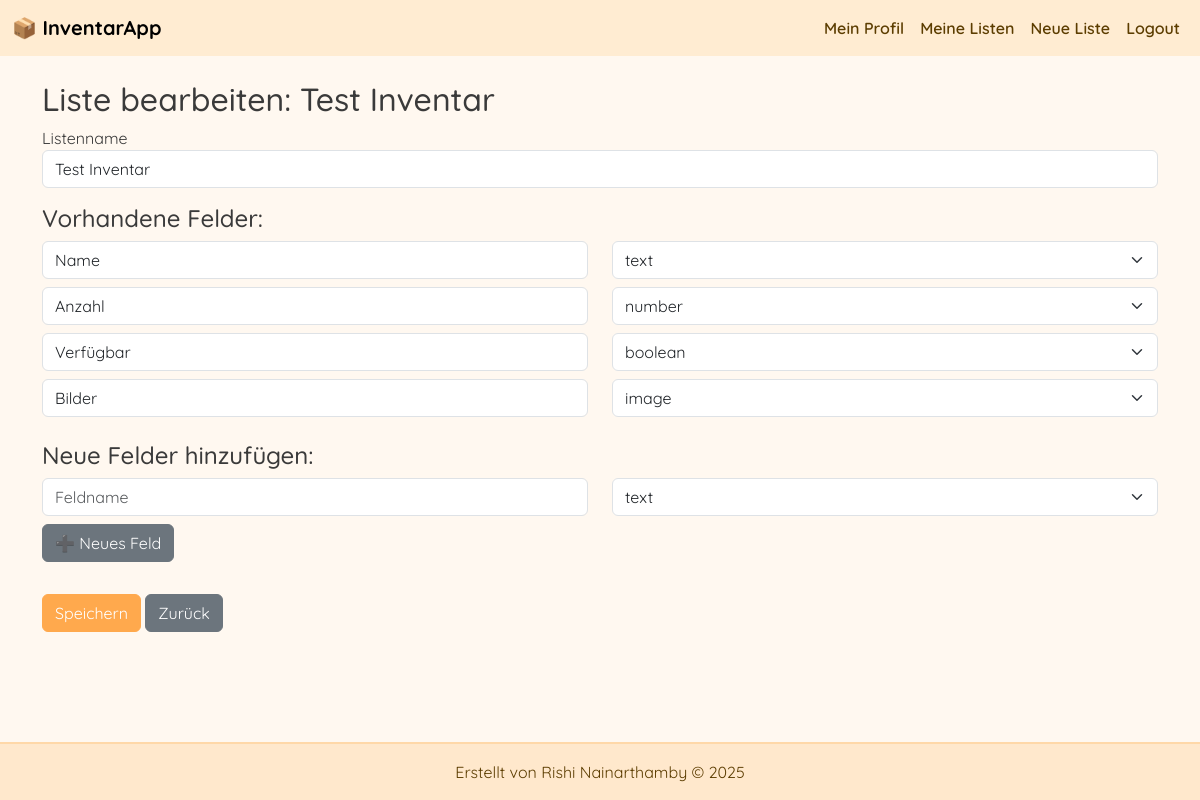
The page /inventory/edit/1 (signed in) on the database its author committed.
### app/models.py (models this page shows)
class InventoryList(db.Model):
    id = db.Column(db.Integer, primary_key=True)
    name = db.Column(db.String(128), nullable=False)
    user_id = db.Column(db.Integer, db.ForeignKey('user.id'), nullable=False)
    created_at = db.Column(db.DateTime, default=datetime.utcnow)
    fields = db.relationship("InventoryField", backref="inventory_list", cascade="all, delete", lazy=True)
    items = db.relationship("InventoryItem", backref="inventory_list", cascade="all, delete", lazy=True)

class InventoryField(db.Model):
    id = db.Column(db.Integer, primary_key=True)
    list_id = db.Column(db.Integer, db.ForeignKey("inventory_list.id"), nullable=False)
    name = db.Column(db.String(100), nullable=False)
    field_type = db.Column(db.String(20), nullable=False)  # text, number, image, boolean

### app/routes/inventory.py (the view, shortened to what this page needs)
@bp.route("/edit/<int:list_id>", methods=["GET", "POST"])
@login_required
def edit_list(list_id):
    inv_list = InventoryList.query.get_or_404(list_id)
    if inv_list.user_id != current_user.id:
        flash("Zugriff verweigert", "danger")
        return redirect(url_for("inventory.dashboard"))
    return render_template("edit_list.html", inv_list=inv_list)

### app/__init__.py (called while the page is built)
def create_app():
    app = Flask(__name__)
    app.config.from_object("config.Config")
    db.init_app(app)
    migrate.init_app(app, db)
    login_manager.init_app(app)
    login_manager.login_view = "auth.login"
    from .routes import auth, inventory, profile, api, main
    app.register_blueprint(auth.bp)
    app.register_blueprint(inventory.bp)
    app.register_blueprint(profile.bp)
    app.register_blueprint(api.bp)
    app.register_blueprint(main.bp)
    from app.models import User
    @login_manager.user_loader
    def load_user(user_id):
        return User.query.get(int(user_id))
    from datetime import datetime
    @app.context_processor
    def inject_now():
        return {'now': datetime.utcnow}
    return app

### app/templates/edit_list.html (shortened to what this page needs)
{% extends "base.html" %}
{% block content %}
<h2>Liste bearbeiten: {{ inv_list.name }}</h2>
<form method="POST">
    <div class="mb-3">
        <label>Listenname</label>
        <input type="text" name="list_name" class="form-control" value="{{ inv_list.name }}">
    </div>
    <h4>Vorhandene Felder:</h4>
    {% for field in inv_list.fields %}
    <div class="row mb-2">
        <div class="col">
            <input type="text" name="field_name_{{ field.id }}" value="{{ field.name }}" class="form-control">
        </div>
        <div class="col">
            <select name="field_type_{{ field.id }}" class="form-select">
                {% for t in ['text', 'number', 'boolean', 'image'] %}
                <option value="{{ t }}" {% if field.field_type == t %}selected{% endif %}>{{ t }}</option>
                {% endfor %}
            </select>
        </div>
    </div>
    {% endfor %}
    <h4 class="mt-4">Neue Felder hinzufügen:</h4>
    <div id="new-fields">
        <div class="row mb-2">
            <div class="col">
                <input type="text" name="new_field_name[]" placeholder="Feldname" class="form-control">
            </div>
            <div class="col">
                <select name="new_field_type[]" class="form-select">
                    <option value="text">text</option>
                </select>
            </div>
        </div>
    </div>
    <button type="button" class="btn btn-secondary mb-3" onclick="addField()">➕ Neues Feld</button>
    <div class="mt-3">
        <button type="submit" class="btn btn-primary">Speichern</button>
        <a href="{{ url_for('inventory.dashboard') }}" class="btn btn-secondary">Zurück</a>
    </div>
</form>
{% endblock %}

### app/templates/base.html (shortened to what this page needs)
<!doctype html>
<html lang="de">
<head>
    <link href="https://cdn.jsdelivr.net/npm/bootstrap@5.3.2/dist/css/bootstrap.min.css" rel="stylesheet">
</head>
<body>
<nav class="navbar navbar-expand-lg mb-4">
    <div class="container-fluid">
        <a class="navbar-brand fw-bold" href="{{ url_for('inventory.dashboard') }}">📦 InventarApp</a>
        <div class="collapse navbar-collapse">
            <ul class="navbar-nav ms-auto">
                {% if current_user.is_authenticated %}
                    <li class="nav-item">
                        <a class="nav-link" href="{{ url_for('profile.show') }}">Mein Profil</a>
                    </li>
                    <li class="nav-item">
                        <a class="nav-link" href="{{ url_for('inventory.dashboard') }}">Meine Listen</a>
                    </li>
                    <li class="nav-item">
                        <a class="nav-link" href="{{ url_for('inventory.new_list') }}">Neue Liste</a>
                    </li>
                    <li class="nav-item">
                        <a class="nav-link" href="{{ url_for('auth.logout') }}">Logout</a>
                    </li>
                {% else %}
                    <li class="nav-item">
                        <a class="nav-link" href="{{ url_for('auth.login') }}">Login</a>
                    </li>
                {% endif %}
            </ul>
        </div>
    </div>
</nav>
<div class="content-wrapper container">
    {% block content %}{% endblock %}
</div>
<footer>
    Erstellt von Rishi Nainarthamby © {{ now().year }}
</footer>
</body>
</html>

### app/templates/base.html (style rules this page uses)
html, body { height: 100%; margin: 0; display: flex; flex-direction: column; font-family: 'Quicksand', sans-serif; background-color: #fff8f0; color: #3a3a3a; }
.content-wrapper { flex: 1; }
.navbar { background-color: #ffecd2; }
.navbar .nav-link { color: #5c3d00 !important; font-weight: 600; }
.btn-primary { background-color: #ffa94d; border-color: #ffa94d; }
footer { background-color: #ffe8cc; color: #5c3d00; text-align: center; padding: 1rem; border-top: 2px solid #ffd8a8; }

### rows shown on the page
InventoryList: name "Test Inventar", list_name "Test Inventar"
InventoryField: name "Name", field_type+id "text"
InventoryField: name "Anzahl", field_type+id "number"
InventoryField: name "Verfügbar", field_type+id "boolean"
InventoryField: name "Bilder", field_type+id "image"
